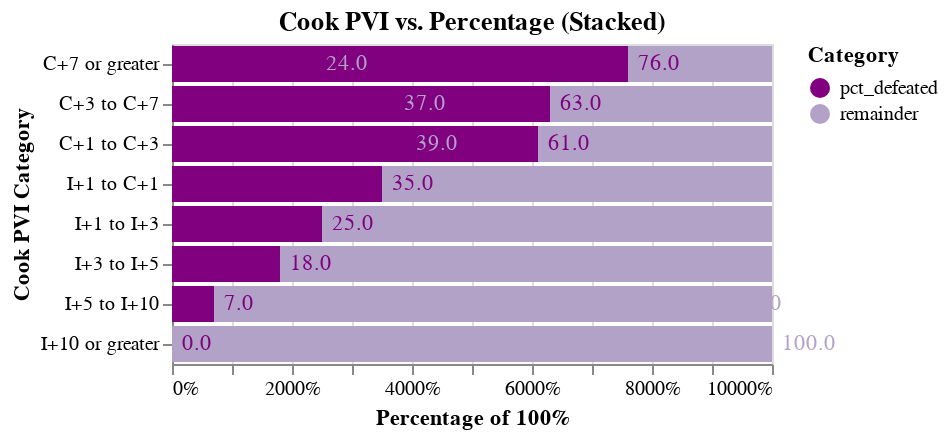

Here is the notebook cell this chart was saved with:
### Code cell
# Assuming df3 and its transformations exist as per your provided code

df3['remainder'] = 100 - df3['pct_defeated']

# Sort the data in descending order of 'pct_defeated'
data_cook_pvi_sorted = df3.sort_values('pct_defeated', ascending=False)

data_long_sorted = pd.melt(data_cook_pvi_sorted, id_vars='cook_pvi', value_vars=['pct_defeated', 'remainder'],
                           var_name='Type', value_name='Percentage')

# Create the stacked bar chart with modified color scheme and text alignment
stacked_chart = alt.Chart(data_long_sorted).mark_bar().encode(
    x=alt.X('sum(Percentage):Q', axis=alt.Axis(format='%'), title='Percentage of 100%'),
    y=alt.Y('cook_pvi:N', title='Cook PVI Category', sort='-x'),
    color=alt.Color('Type:N', legend=alt.Legend(title='Category'),
                    scale=alt.Scale(domain=['pct_defeated', 'remainder'], range=['purple', '#b3a2c7'])), # Purple shades
    order=alt.Order('Type:N', sort='ascending')
).properties(title='Cook PVI vs. Percentage (Stacked)')

text = stacked_chart.mark_text(
    align='left',  # Adjust text alignment here if needed
    baseline='middle',
    dx=5,  # Adjust horizontal position to ensure it's within the bar
    dy=0
).encode(
    text=alt.Text('sum(Percentage):Q', format='.1f')
)

final_chart = stacked_chart + text

final_chart.display()

### Figure 1 — Vega-Lite specification as saved in the notebook (floating-point values rounded to 4 significant figures)
{"config": {"view": {"continuousWidth": 300, "continuousHeight": 300}}, "layer": [{"mark": {"type": "bar"}, "encoding": {"color": {"field": "Type", "legend": {"title": "Category"}, "scale": {"domain": ["pct_defeated", "remainder"], "range": ["purple", "#b3a2c7"]}, "type": "nominal"}, "order": {"field": "Type", "sort": "ascending", "type": "nominal"}, "x": {"aggregate": "sum", "axis": {"format": "%"}, "field": "Percentage", "title": "Percentage of 100%", "type": "quantitative"}, "y": {"field": "cook_pvi", "sort": "-x", "title": "Cook PVI Category", "type": "nominal"}}, "title": "Cook PVI vs. Percentage (Stacked)"}, {"mark": {"type": "text", "align": "left", "baseline": "middle", "dx": 5, "dy": 0}, "encoding": {"color": {"field": "Type", "legend": {"title": "Category"}, "scale": {"domain": ["pct_defeated", "remainder"], "range": ["purple", "#b3a2c7"]}, "type": "nominal"}, "order": {"field": "Type", "sort": "ascending", "type": "nominal"}, "text": {"aggregate": "sum", "field": "Percentage", "format": ".1f", "type": "quantitative"}, "x": {"aggregate": "sum", "axis": {"format": "%"}, "field": "Percentage", "title": "Percentage of 100%", "type": "quantitative"}, "y": {"field": "cook_pvi", "sort": "-x", "title": "Cook PVI Category", "type": "nominal"}}, "title": "Cook PVI vs. Percentage (Stacked)"}], "data": {"name": "data-ff0b50e7e9ea568b1dae234aacf15d8c"}, "$schema": "https://vega.github.io/schema/vega-lite/v5.15.1.json", "datasets": {"data-ff0b50e7e9ea568b1dae234aacf15d8c": [{"cook_pvi": "C+7 or greater", "Type": "pct_defeated", "Percentage": 76}, {"cook_pvi": "C+3 to C+7", "Type": "pct_defeated", "Percentage": 63}, {"cook_pvi": "C+1 to C+3", "Type": "pct_defeated", "Percentage": 61}, {"cook_pvi": "I+1 to C+1", "Type": "pct_defeated", "Percentage": 35}, {"cook_pvi": "I+1 to I+3", "Type": "pct_defeated", "Percentage": 25}, {"cook_pvi": "I+3 to I+5", "Type": "pct_defeated", "Percentage": 18}, {"cook_pvi": "I+5 to I+10", "Type": "pct_defeated", "Percentage": 7}, {"cook_pvi": "I+10 or greater", "Type": "pct_defeated", "Percentage": 0}, {"cook_pvi": "C+7 or greater", "Type": "remainder", "Percentage": 24}, {"cook_pvi": "C+3 to C+7", "Type": "remainder", "Percentage": 37}, {"cook_pvi": "C+1 to C+3", "Type": "remainder", "Percentage": 39}, {"cook_pvi": "I+1 to C+1", "Type": "remainder", "Percentage": 65}, {"cook_pvi": "I+1 to I+3", "Type": "remainder", "Percentage": 75}, {"cook_pvi": "I+3 to I+5", "Type": "remainder", "Percentage": 82}, {"cook_pvi": "I+5 to I+10", "Type": "remainder", "Percentage": 93}, {"cook_pvi": "I+10 or greater", "Type": "remainder", "Percentage": 100}]}}
